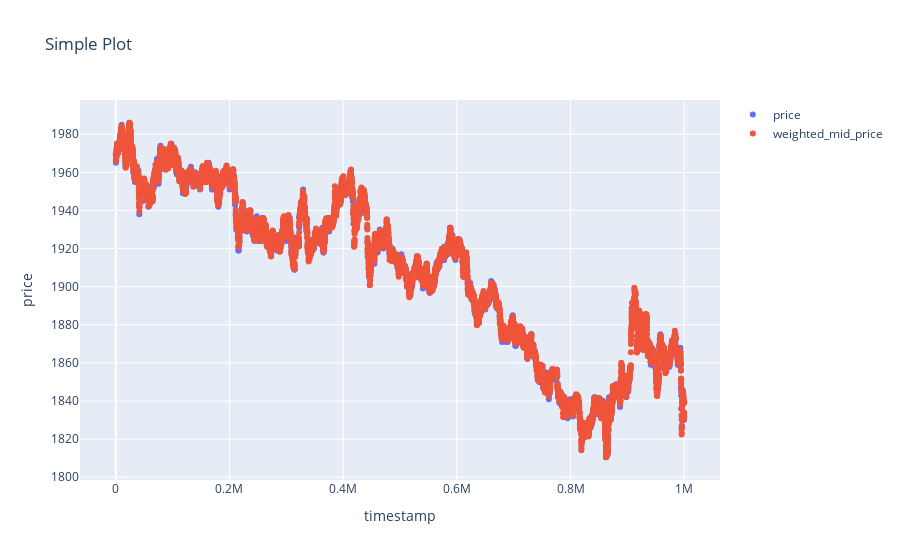

Here is the notebook cell this chart was saved with:
### Code cell
plot_xyxy(
    get_column(data_0_trades, 'timestamp'),
    get_column(data_0_trades, 'price'),
    get_column(data_1_prices, 'timestamp'),
    calculate_weighted_mid(data_0_prices),
    x_label='timestamp',
    y_label='price',
    y2_label='weighted_mid_price',
)

### Figure 1 — Plotly figure (JSON) as saved in the notebook; plotly's stock layout.template omitted (floating-point values rounded to 4 significant figures; data arrays with more than 128 entries replaced by an {"elided": "..."} marker saying what was removed)
{"data": [{"mode": "markers", "name": "price", "type": "scatter", "x": {"elided": "2899 int values"}, "y": {"elided": "2899 float values"}}, {"mode": "markers", "name": "weighted_mid_price", "type": "scatter", "x": {"elided": "10000 int values"}, "y": {"elided": "10000 float values"}}], "layout": {"showlegend": true, "title": {"text": "Simple Plot"}, "xaxis": {"title": {"text": "timestamp"}}, "yaxis": {"title": {"text": "price"}}}}
